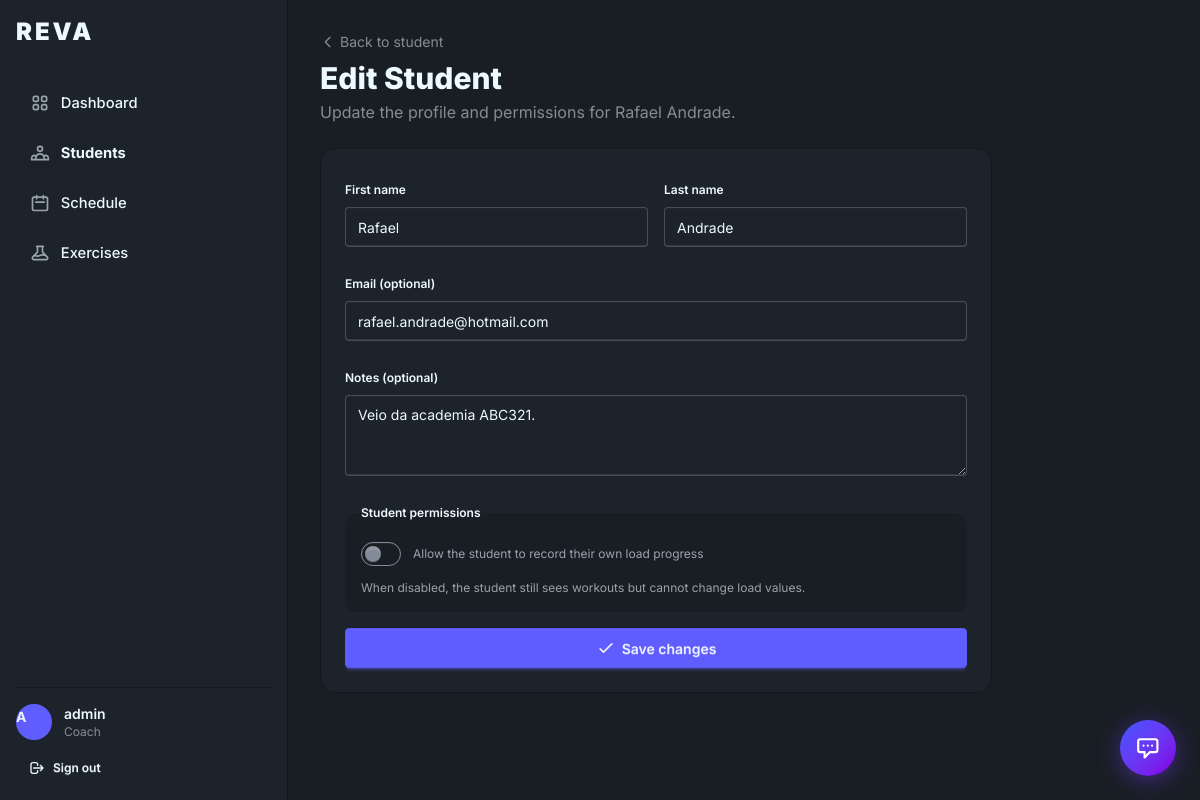
/students/6/edit/ (signed in), run on the app's committed database.
### athletes/models.py (models this page shows, shortened)
class Athlete(models.Model):
	user = models.OneToOneField(settings.AUTH_USER_MODEL, on_delete=models.CASCADE, related_name="athlete_profile")
	trainer = models.ForeignKey(
		settings.AUTH_USER_MODEL,
		on_delete=models.SET_NULL,
		related_name="athletes",
		null=True,
		blank=True,
	)
	relationship_status = models.CharField(
		max_length=20,
		choices=StudentRelationshipStatus.choices,
		default=StudentRelationshipStatus.INDEPENDENT,
	)
	notes = models.TextField(blank=True)
	allow_student_load_updates = models.BooleanField(
		default=False,
		verbose_name="Permitir atualizacao de carga pelo aluno",
		help_text="Quando ativo, o aluno pode registrar a propria evolucao de carga nos treinos.",
	)
	relationship_started_at = models.DateTimeField(null=True, blank=True)
	relationship_ended_at = models.DateTimeField(null=True, blank=True)
	created_at = models.DateTimeField(auto_now_add=True)

### accounts/models.py (models this page shows, shortened)
class User(AbstractUser):
	role = models.CharField(max_length=20, choices=UserRole.choices, default=UserRole.STUDENT)
	@property
	def is_trainer(self):
		return self.role == UserRole.TRAINER

### athletes/views.py (the view, shortened to what this page needs)
# urls.py: path("<int:pk>/edit/", StudentUpdateView.as_view(), name="student-edit"),
class StudentUpdateView(LoginRequiredMixin, TrainerRequiredMixin, View):
    template_name = "athletes/student_edit.html"
    def _get_athlete(self, request, pk):
        return get_object_or_404(
            Athlete,
            pk=pk,
            trainer=request.user,
            relationship_status=StudentRelationshipStatus.ACTIVE,
        )
    def get(self, request, pk):
        athlete = self._get_athlete(request, pk)
        form = StudentUpdateForm(athlete=athlete)
        return render(request, self.template_name, {"form": form, "student": athlete})

### athletes/forms.py (shortened to what this page needs)
class StudentUpdateForm(forms.Form):
    first_name = forms.CharField(max_length=150, label="Nome")
    last_name = forms.CharField(max_length=150, label="Sobrenome")
    email = forms.EmailField(required=False, label="Email")
    notes = forms.CharField(
        widget=forms.Textarea(attrs={"rows": 3}),
        required=False,
        label="Observações",
    )
    allow_student_load_updates = forms.BooleanField(
        required=False,
        label="Permitir que o aluno atualize a própria carga",
    )
    def __init__(self, *args, athlete=None, **kwargs):
        super().__init__(*args, **kwargs)
        self.athlete = athlete
        if athlete and not args and not kwargs.get("data"):
            self.initial["first_name"] = athlete.user.first_name
            self.initial["last_name"] = athlete.user.last_name
            self.initial["email"] = athlete.user.email
            self.initial["notes"] = athlete.notes
            self.initial["allow_student_load_updates"] = athlete.allow_student_load_updates

### core/mixins.py (called while the page is built)
    def test_func(self):
        return self.request.user.is_authenticated and self.request.user.is_trainer

### templates/athletes/student_edit.html (shortened to what this page needs)
{% extends 'base.html' %}
{% block screen_id %}student-edit{% endblock %}
{% block nav_students %}active{% endblock %}
{% block content %}
<div class="mb-6">
  <a href="{% url 'student-detail' student.pk %}" class="text-sm opacity-50 hover:opacity-80 transition inline-flex items-center gap-1 mb-2">
    <svg class="w-4 h-4" fill="none" viewBox="0 0 24 24" stroke="currentColor"><path stroke-linecap="round" stroke-linejoin="round" stroke-width="2" d="M15 19l-7-7 7-7"/></svg>
    Back to student
  </a>
  <h1 class="text-2xl sm:text-3xl font-extrabold">Edit Student</h1>
  <p class="opacity-50 mt-1 text-sm sm:text-base">Update the profile and permissions for {{ student.user.get_full_name }}.</p>
</div>
<div class="max-w-2xl">
  <div class="bg-base-100 rounded-2xl border border-base-300 p-4 sm:p-6">
    <form method="post" class="space-y-4">
      <div class="grid grid-cols-1 sm:grid-cols-2 gap-4">
        <fieldset class="fieldset">
          <legend class="fieldset-legend">First name</legend>
          <input class="input w-full{% if form.first_name.errors %} input-error{% endif %}" type="text" name="first_name" value="{{ form.first_name.value|default:'' }}" required>
        </fieldset>
        <fieldset class="fieldset">
          <legend class="fieldset-legend">Last name</legend>
          <input class="input w-full{% if form.last_name.errors %} input-error{% endif %}" type="text" name="last_name" value="{{ form.last_name.value|default:'' }}" required>
        </fieldset>
      </div>
      <fieldset class="fieldset">
        <legend class="fieldset-legend">Email (optional)</legend>
        <input class="input w-full{% if form.email.errors %} input-error{% endif %}" type="email" name="email" value="{{ form.email.value|default:'' }}">
      </fieldset>
      <fieldset class="fieldset">
        <legend class="fieldset-legend">Notes (optional)</legend>
        <textarea class="textarea w-full" name="notes" rows="3">{{ form.notes.value|default:'' }}</textarea>
      </fieldset>
      <fieldset class="fieldset bg-base-200 rounded-xl p-4">
        <legend class="fieldset-legend">Student permissions</legend>
        <label class="label cursor-pointer justify-start gap-3">
          <input class="toggle toggle-primary" type="checkbox" name="allow_student_load_updates" {% if form.allow_student_load_updates.value %}checked{% endif %}>
          <span class="label-text">Allow the student to record their own load progress</span>
        </label>
        <p class="text-xs opacity-60 mt-2">When disabled, the student still sees workouts but cannot change load values.</p>
      </fieldset>
      <button class="btn btn-primary btn-block" type="submit">
        <svg class="w-5 h-5" fill="none" viewBox="0 0 24 24" stroke="currentColor"><path stroke-linecap="round" stroke-linejoin="round" stroke-width="2" d="M5 13l4 4L19 7"/></svg>
        Save changes
      </button>
    </form>
  </div>
</div>
{% endblock %}

### templates/base.html (shortened to what this page needs)
<!doctype html>
<html lang="en" data-theme="dark">
<head>
  <link href="https://cdn.jsdelivr.net/npm/daisyui@5" rel="stylesheet" type="text/css" />
  <script src="https://cdn.jsdelivr.net/npm/@tailwindcss/browser@4"></script>
  {% if request.user.is_authenticated %}
  <link rel="stylesheet" href="/static/css/assistant.css">
  {% endif %}
</head>
<body class="bg-base-200 min-h-screen" data-screen-id="{% block screen_id %}default{% endblock %}">
  <div class="drawer lg:drawer-open">
    <div class="drawer-content flex flex-col min-h-screen">
      <main class="app-main flex-1 p-3 sm:p-4 lg:p-8">
        {% block content %}{% endblock %}
      </main>
    </div>
    <div class="drawer-side z-40">
      <aside class="flex flex-col w-72 bg-base-100 border-r border-base-300 p-4 min-h-screen">
        <a href="{% url 'landing' %}" class="text-2xl font-black tracking-wider mb-8 block" style="letter-spacing:.12em">REVA</a>
        <nav class="flex flex-col gap-1 flex-1">
          {% if request.user.is_authenticated %}
            {% if request.user.is_trainer %}
              <a href="{% url 'trainer-dashboard' %}" class="sidebar-link {% block nav_dashboard %}{% endblock %}">
                Dashboard
              </a>
              <a href="{% url 'student-list' %}" class="sidebar-link {% block nav_students %}{% endblock %}">
                Students
              </a>
              <a href="{% url 'schedule' %}" class="sidebar-link {% block nav_schedule %}{% endblock %}">
                <svg fill="none" viewBox="0 0 24 24" stroke="currentColor"><path stroke-linecap="round" stroke-linejoin="round" stroke-width="2" d="M8 7V3m8 4V3m-9 8h10M5 21h14a2 2 0 002-2V7a2 2 0 00-2-2H5a2 2 0 00-2 2v12a2 2 0 002 2z"/></svg>
                Schedule
              </a>
              <a href="{% url 'exercise-catalog-list' %}" class="sidebar-link {% block nav_exercises %}{% endblock %}">
                Exercises
              </a>
            {% endif %}
          {% endif %}
        </nav>
        {% if request.user.is_authenticated %}
        <div class="border-t border-base-300 pt-4 mt-4">
          <div class="flex items-center gap-3 mb-3">
            <div class="avatar placeholder">
              <div class="bg-primary text-primary-content w-9 rounded-full">
                <span class="text-sm font-bold">{{ request.user.username|make_list|first|upper }}</span>
              </div>
            </div>
            <div class="leading-tight">
              <p class="font-semibold text-sm">{{ request.user.get_full_name|default:request.user.username }}</p>
              <p class="text-xs opacity-50">{% if request.user.is_trainer %}Coach{% else %}Student{% endif %}</p>
            </div>
          </div>
          <form method="post" action="{% url 'logout' %}">
            <button type="submit" class="btn btn-ghost btn-sm btn-block justify-start gap-2">
              <svg class="w-4 h-4" fill="none" viewBox="0 0 24 24" stroke="currentColor"><path stroke-linecap="round" stroke-linejoin="round" stroke-width="2" d="M17 16l4-4m0 0l-4-4m4 4H7m6 4v1a3 3 0 01-3 3H6a3 3 0 01-3-3V7a3 3 0 013-3h4a3 3 0 013 3v1"/></svg>
              Sign out
            </button>
          </form>
        </div>
        {% endif %}
      </aside>
    </div>
  </div>
  {% if request.user.is_authenticated %}
  <button id="reva-fab" class="reva-fab" title="REVA Assistant (Ctrl+K)" aria-label="Open assistant">
    <svg class="reva-fab-icon-chat" fill="none" viewBox="0 0 24 24" stroke="currentColor">
      <path stroke-linecap="round" stroke-linejoin="round" stroke-width="2" d="M8 10h.01M12 10h.01M16 10h.01M9 16H5a2 2 0 01-2-2V6a2 2 0 012-2h14a2 2 0 012 2v8a2 2 0 01-2 2h-5l-5 5v-5z"/>
    </svg>
  </button>
  {% endif %}
</body>
</html>

### static/css/assistant.css (style rules this page uses)
.reva-fab { position: fixed; bottom: 1.5rem; right: 1.5rem; z-index: 9998; width: 3.5rem; height: 3.5rem; border-radius: 50%; background: linear-gradient(135deg, oklch(.55 .25 270), oklch(.50 .28 300)); color: #fff; border: none; cursor: pointer; display: flex; align-items: center; justify-content: center; box-shadow: 0 4px 24px rgba(120, 60, 255, .45), 0 0 0 0 rgba(120, 60, 255, .3); transition: transform .2s cubic-bezier(.4,0,.2,1), box-shadow .2s; animation: reva-fab-pulse 3s ease-in-out infinite; }
.reva-fab svg { width: 1.6rem; height: 1.6rem; transition: transform .3s; }

### templates/base.html (style rules this page uses)
body { font-family: 'Inter', system-ui, sans-serif; -webkit-tap-highlight-color: transparent; }
.sidebar-link { display:flex; align-items:center; gap:.65rem; padding:.75rem .9rem; border-radius:.75rem; font-weight:500; font-size:.92rem; color:inherit; text-decoration:none; transition:background .15s; min-height:44px; }
.sidebar-link:hover, .sidebar-link.active { background:oklch(.25 .02 260); }
.sidebar-link.active { font-weight:700; }
.sidebar-link svg { width:20px; height:20px; flex-shrink:0; opacity:.6; }
.app-main { padding-bottom:5.75rem; }
@media (min-width: 1024px) { .app-main { padding-bottom:2rem; } }

### data on the page
Athlete: user.get_full_name "Rafael Andrade", notes "Veio da academia ABC321."
User: first_name "Rafael", last_name "Andrade", email "rafael.andrade@hotmail.com"
User: user.username|make_list "A", user.get_full_name "admin"
